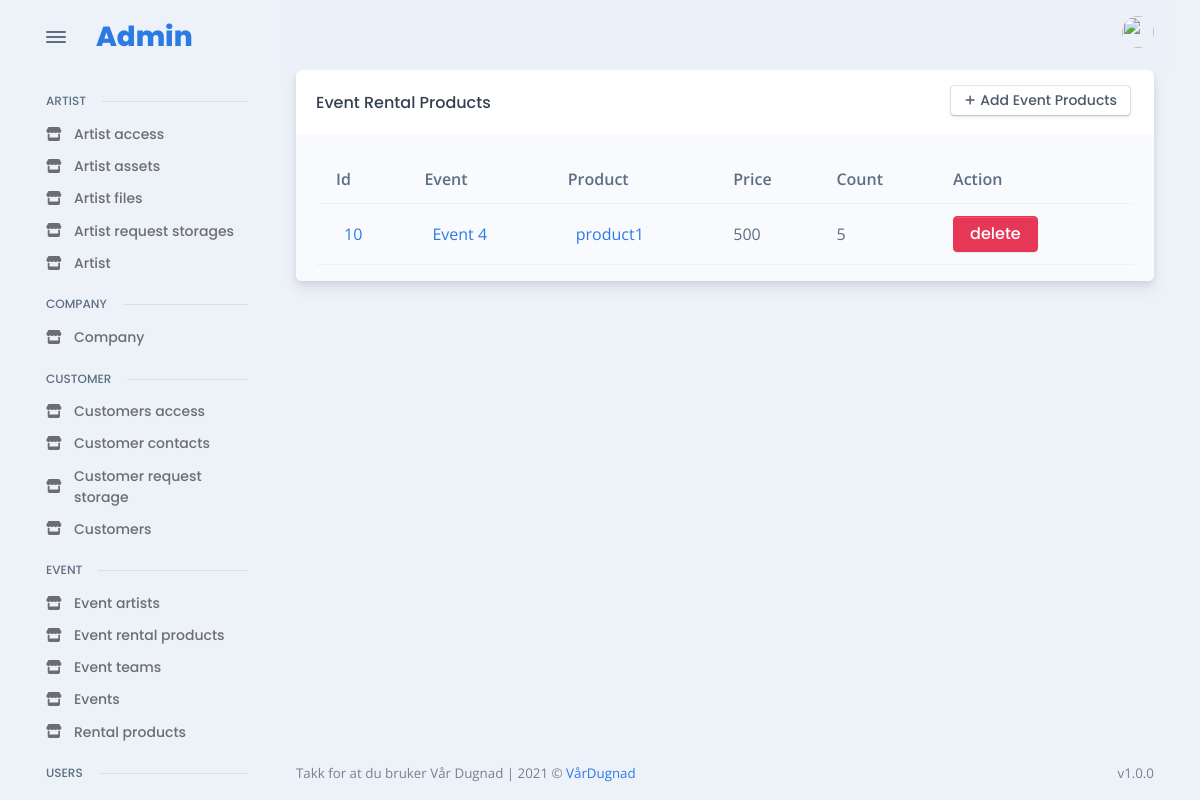
/admin_site/event/all_event_rental_products/ (signed in), run on the app's committed database.
### event/models.py (models this page shows, shortened)
class EventRentalProducts(models.Model):
    event = models.ForeignKey(
        Event, verbose_name="event_artists", on_delete=models.CASCADE
    )
    rental_products = models.ForeignKey(
        RentalProducts, verbose_name="event_rental_products", on_delete=models.CASCADE
    )
    price = models.IntegerField(("Price"))
    count = models.IntegerField(("Count"))
    class Meta:
        unique_together = (
            "event",
            "rental_products",
        )

class Event(models.Model):
    name = models.CharField("Name", max_length=255)
    date = models.DateField("Date")
    opening = models.TimeField(("Opening Time"), auto_now=False, auto_now_add=False)
    closing = models.TimeField(("Closing Time"), auto_now=False, auto_now_add=False)
    venue = models.ForeignKey(Venue, verbose_name=("Venue"), on_delete=models.CASCADE)

class RentalProducts(models.Model):
    name = models.CharField(("Product name"), max_length=150)
    picture = models.FileField(("Picture"), upload_to="event_rental_products/")

### admin_app/admin_event/views.py (the view)
class EventRentalProductsView(LoginRequiredMixin, ListView):
    model = EventRentalProducts
    template_name = "admin/pages/event/event_rental_products/all.html"
    context_object_name = "rental_products"

### templates/admin/pages/event/event_rental_products/all.html (shortened to what this page needs)
{% extends 'base/admin_base.html' %}
{% load static %}
{% load widget_tweaks %}
{% block content %}
<div class="card">
  <div class="card-header">
    <div class="row flex-between-center">
      <div class="col-4 col-sm-auto d-flex align-items-center pe-0">
        <h5 class="fs-0 mb-0 text-nowrap py-2 py-xl-0">Event Rental Products</h5>
      </div>
      <div class="col-8 col-sm-auto text-end ps-2">
        <a href="{% url 'add_new_event_rental_product' %}" class="btn btn-falcon-default btn-sm me-1 mb-1">
          <span class="fas fa-plus me-1" data-fa-transform="shrink-3"></span>Add Event Products
        </a>
      </div>
    </div>
  </div>
  <div class="card-body bg-light pb-0">
    <div class="table-responsive scrollbar">
      {% if rental_products|length %}
      <table class="table table-hover table-striped overflow-hidden">
        <thead>
          <tr>
            <th scope="col">Id</th>
            <th scope="col">Event</th>
            <th scope="col">Product</th>
            <th scope="col">Price</th>
            <th scope="col">Count</th>
            <th scope="col">Action</th>
          </tr>
        </thead>
        <tbody>
          {% for product in rental_products %}
          <tr class="align-middle">
            <td class="text-nowrap" >
              <div class="d-flex align-items-center"  >
                <div class="ms-2"><a  href="{% url 'admin_change_event_product' product.id %}">{{product.id}}</a></div>
              </div>
            </td>
            <td class="text-nowrap">
              <div class="d-flex align-items-center">
                <div class="ms-2"><a href="{% url 'admin_update_event' product.event.id %}">{{product.event.name}}</a></div>
              </div>
            </td>
            <td class="text-nowrap">
              <div class="d-flex align-items-center">
                <div class="ms-2"><a href="{% url 'admin_change_rental_product' product.rental_products.id %}">{{product.rental_products.name}}</a></div>
              </div>
            </td>
            <td>{{product.price}}</td>
            <td>{{product.count}}</td>
             <td><a class="btn btn-danger" style="text-align:center"  href="{% url 'admin_admin_delete_event_product' product.id %}">delete</a></tr>
          {% endfor %}
        </tbody>
      </table>
      {% else %}
          <p>There is no product yet, try to add some</p>
      {% endif %}
    </div>
  </div>
  </div>
{% endblock %}

### data on the page
EventRentalProducts: id "10", event.name "Event 4", rental_products.name "product1", price "500", count "5"
